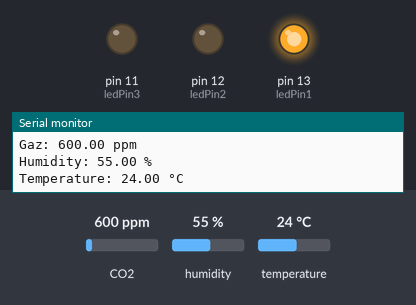
The sketch below on a simulated Arduino Uno, built with avr-gcc and run on an emulated ATmega328P. On the bench: output pins drawn as LEDs (lit = HIGH), the last lines printed to the serial monitor. Inputs (shaded band) come from the test bench; at power-on: CO2 600 ppm, humidity 55 %, temperature 24 °C.

Above: at 1.2 s.
1.3 s: CO2 set to 775 ppm
4.4 s: CO2 set to 833 ppm
At 6.4 s:
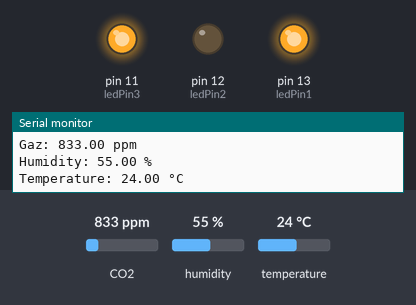
7.5 s: humidity set to 37 %
10.6 s: humidity set to 34 %
At 12.8 s:
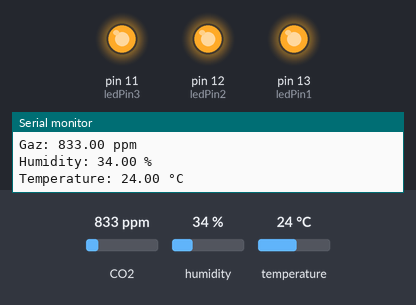
13.7 s: temperature set to 23.5 °C
At 15.4 s:
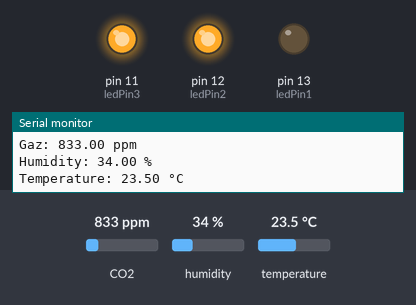
16.8 s: CO2 set to 452 ppm
At 19.1 s:
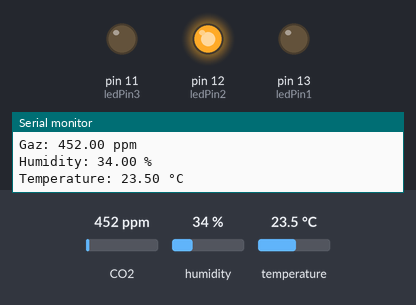
Timing chart, 0 to 20.6 s (numbered marks = the images above; inputs shaded):
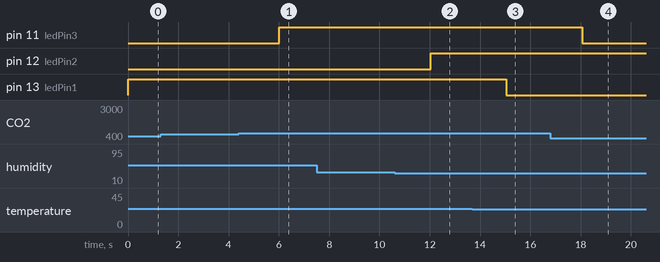

The sketch:

Sensors.ino
```cpp
// (licence header left out)
// Include necessary libraries
#include "MQ135.h"
#include "DHT.h"

// Sensor pins
#define pinA A4         // MQ135 pin connected to A4
#define pinB A5         // MQ135 pin connected to A5

#define DHTPIN 2        // AM2302 (DHT22) data pin connected to digital pin 2
#define DHTTYPE DHT22   // Defining the sensor type as DHT22

// Initialization of the MQ135 sensor
MQ135 sensorMQ1 = MQ135(pinA);
MQ135 sensorMQ = MQ135(pinB);


// Initialization of the AM2302 (DHT22) sensor
DHT dht(DHTPIN, DHTTYPE);

// Variable to track the LED state
bool ledOn = false;
const int ledPin1 = 13;
const int ledPin2 = 12;
const int ledPin3 = 11;
void setup() {
  pinMode(ledPin1, OUTPUT);
  pinMode(ledPin2, OUTPUT);
  pinMode(ledPin3, OUTPUT);

  digitalWrite(13, LOW); // Ensure LED is off initially

  // Start communication over the serial link at 9600 baud
  Serial.begin(9600);

  // Initialize DHT sensor
  dht.begin();
}

void loop() {
  // Reading gas concentration in ppm from MQ135 sensor
  float ppm1 = sensorMQ1.getPPM();
  float ppm2 = sensorMQ.getPPM();
  float meanPpm = (ppm1 + ppm2)/2;
  // Reading temperature and humidity from AM2302 sensor
  float humidity = dht.readHumidity();
  float temperature = dht.readTemperature();

  // Check if any readings failed and print appropriate error messages
  if (isnan(humidity) || isnan(temperature)) {
    Serial.println("Failed to read from AM2302 sensor!");
  } else {
    // Print measured values to serial monitor
    Serial.print("Gaz: ");
    Serial.print(meanPpm);
    Serial.println(" ppm");

    Serial.print("Humidity: ");
    Serial.print(humidity);
    Serial.println(" %");

    Serial.print("Temperature: ");
    Serial.print(temperature);
    Serial.println(" °C");

  if (temperature > 16.0 && temperature < 24.0) {
    digitalWrite(ledPin1, LOW);
  } else {
    digitalWrite(ledPin1, HIGH);
  }

  if (humidity > 35.0 && humidity <60.0) {
    digitalWrite(ledPin2, LOW);
  } else {
    digitalWrite(ledPin2, HIGH);
  }

  if (meanPpm < 800.0) {

    digitalWrite(ledPin3, LOW);
  } else {
    digitalWrite(ledPin3, HIGH);
  }
  }

  // Add a delay to avoid too frequent updates (3 seconds)
  delay(3000);
}
```

Measured:
- the behaviour switches between 799 and 800 ppm on CO2 (found by bisection; images 0 and 1)
- the behaviour switches between 36 and 35 % on humidity (found by bisection; images 1 and 2)
- the behaviour switches between 24 and 23.9 °C on temperature (found by bisection; images 2 and 3)
- after the input at 4.4 s, pin 11 (ledPin3): LOW → HIGH after 1.6 s
- after the input at 10.6 s, pin 12 (ledPin2): LOW → HIGH after 1.4 s
- after the input at 13.7 s, pin 13 (ledPin1): HIGH → LOW after 1.3 s
- after the input at 16.8 s, pin 11 (ledPin3): HIGH → LOW after 1.3 s
